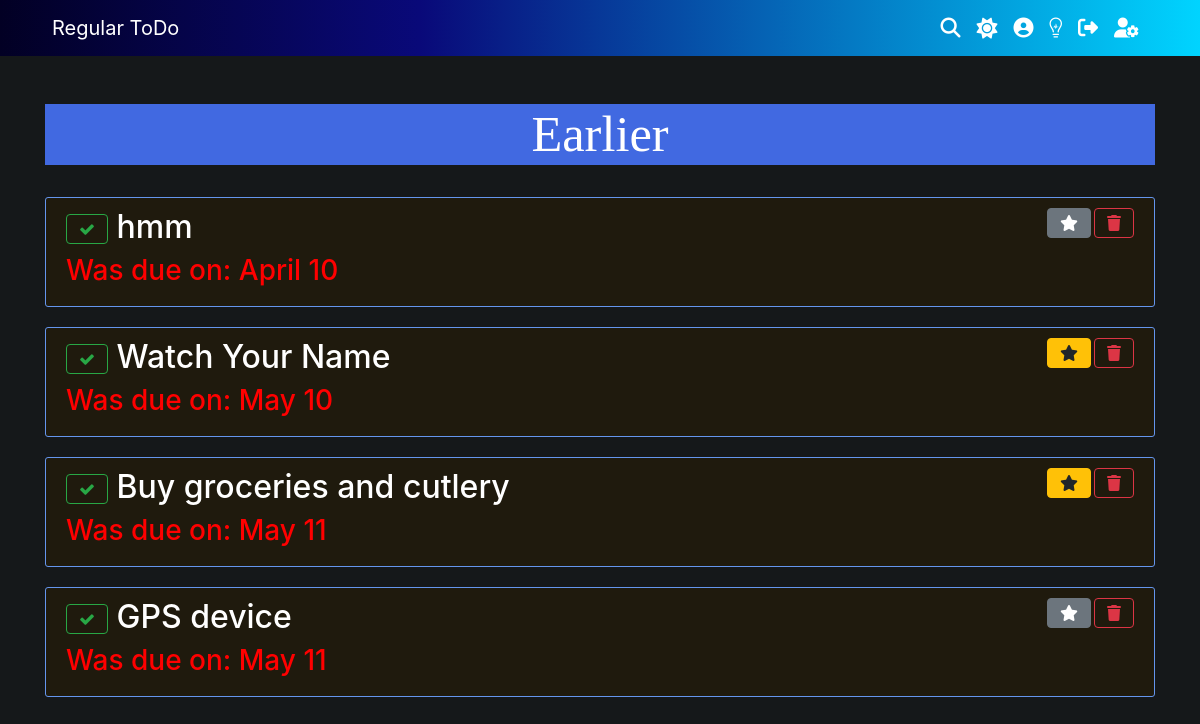
Page /todo/next_up/ (signed in) on the earlier database version.
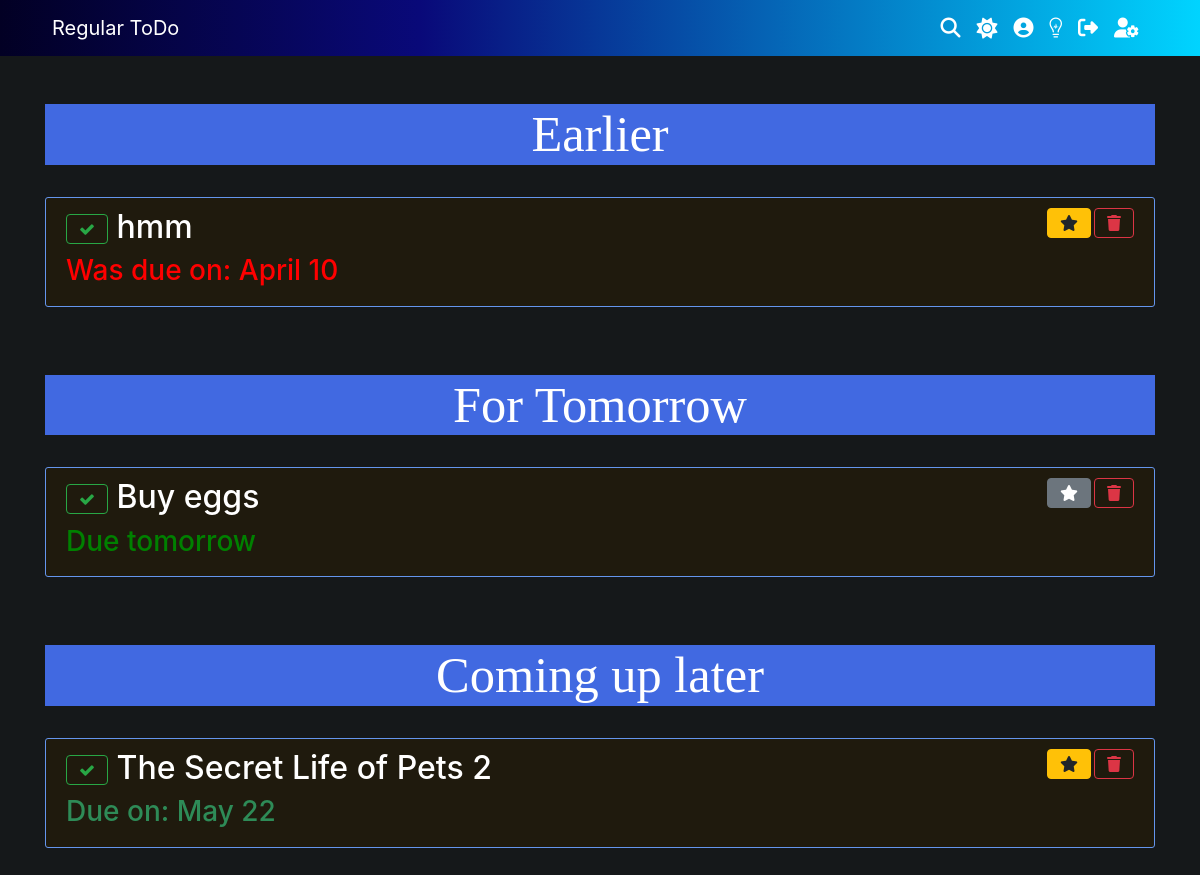
Same page on the later database version.
### ToDo/models.py (models this page shows, shortened)
class ToDo(models.Model):
    title = models.CharField(max_length=100)
    parent_list = models.ForeignKey(
        TaskList, on_delete=models.CASCADE, null=True)
    date_created = models.DateTimeField(default=timezone.now)
    creator = models.ForeignKey(User, on_delete=models.CASCADE)
    is_checked = models.BooleanField(default=False)
    due_date = models.DateTimeField(null=True, blank=True)
    due_date_color = models.CharField(max_length=100, null=True, blank=True)
    num_of_subtasks = models.IntegerField(default=0)
    date_completed = models.DateTimeField(null=True, blank=True)
    has_notes = models.BooleanField(default=False)
    important = models.BooleanField(default=False)

### ToDo/views.py (the view)
# urls.py: path('todo/next_up/', ToDoNextUpView.as_view(), name="todo-next-up"),
class ToDoNextUpView(LoginRequiredMixin, ListView):
    model = ToDo
    template_name = "ToDo/Next-Up Pages/next_up.html"
    ordering = ["-due_date"]
    context_object_name = "todos"
    def get_queryset(self):
        query_set = []
        for todo in ToDo.objects.filter(creator=self.request.user, is_checked=False):
            if todo.due_date is not None:
                query_set.append(todo)
        return query_set
    def get_context_data(self, **kwargs):
        context = super().get_context_data(**kwargs)
        today = datetime.datetime.now()
        tomorrow = today + datetime.timedelta(days=1)
        todos_earlier = []
        todos_today = []
        todos_tomorrow = []
        todos_later = []
        for todo in ToDo.objects.filter(creator=self.request.user, is_checked=False):
            if todo.due_date is not None:
                if todo.due_date.date() == today.date():
                    todos_today.append(todo)
                elif todo.due_date.date() == tomorrow.date():
                    todos_tomorrow.append(todo)
                elif todo.due_date.date() < today.date():
                    todos_earlier.append(todo)
                elif todo.due_date.date() > tomorrow.date():
                    todos_later.append(todo)
        context["todos_earlier"] = todos_earlier
        context["todos_today"] = todos_today
        context["todos_tomorrow"] = todos_tomorrow
        context["todos_later"] = todos_later
        return context

### ToDo/templates/ToDo/Next-Up Pages/next_up.html (shortened to what this page needs)
{% extends "ToDo/base.html" %}
{% block content %}
{% load crispy_forms_tags %}
{% if todos_earlier %}
    <center><h1 style="font-family: Cambria, Cochin, Georgia, Times, 'Times New Roman', serif; font-size: 5ch; background-color: royalblue;">Earlier</h1></center>
    <br>
    {% include "ToDo/Next-Up Pages/todos_earlier.html" with todos=todos_earlier %}
    <br><br>
{% endif %}
{% if todos_tomorrow %}
    <center><h1 style="font-family: Cambria, Cochin, Georgia, Times, 'Times New Roman', serif; font-size: 5ch; background-color: royalblue;">For Tomorrow</h1></center>
    <br>
    {% include "ToDo/Next-Up Pages/todos_tomorrow.html" with todos=todos_tomorrow %}
    <br><br>
{% endif %}
{% if todos_later %}
    <center><h1 style="font-family: Cambria, Cochin, Georgia, Times, 'Times New Roman', serif; font-size: 5ch; background-color: royalblue;">Coming up later</h1></center>
    <br>
    {% include "ToDo/Next-Up Pages/todos_later.html" with todos=todos_later %}
    <br><br>
{% endif %}
{% endblock content %}

### ToDo/templates/ToDo/Next-Up Pages/todos_earlier.html
{% extends "ToDo/Next-Up Pages/next_up_generic.html" %}
{% block due %}
<h3 style="color:red">
    Was due on: {{ todo.due_date|date:"F d" }}
</h3>
{% endblock due %}

### ToDo/templates/ToDo/Next-Up Pages/next_up_generic.html (shortened to what this page needs)
{% for todo in todos %}
    <article class="content-section" id="todo-item-{{ todo.pk }}">
        <div class="media-body full-content">
            <h2>
                <button onclick="toggleTodo({{ todo.pk }}, 'check', 'other')" class="btn btn-outline-success">
                    <i class="fa fa-check"></i>
                </button>
                <a id="todo-title-{{ todo.pk }}" style="overflow: hidden; text-overflow: ellipsis;" href="{% url 'todo-detailed' todo.title todo.pk %}"
                    class="article-title">
                    {{ todo.title }}
                </a>
                <button data-toggle="modal" data-target="#exampleModalCenter{{ todo.pk }}" style="float: right;"
                    class="btn btn-outline-danger">
                    <i class="fas fa-trash"></i>
                </button>
                {% if not todo.important %}
                    <button id="todo-important-{{ todo.pk }}" onclick="toggleImportant({{ todo.pk }}, 'mark')"
                        style="float: right; margin-right:3px" class="btn btn-secondary">
                        <i class="fas fa-star"></i>
                    </button>
                {% else %}
                    <button id="todo-important-{{ todo.pk }}" onclick="toggleImportant({{ todo.pk }}, 'unmark')"
                        style="float: right; margin-right:3px" class="btn btn-warning">
                        <i class="fas fa-star"></i>
                    </button>
                {% endif %}
            </h2>
            {% block due %}{% endblock %}
        </div>
    </article>
{% endfor %}

### ToDo/templates/ToDo/Next-Up Pages/todos_tomorrow.html
{% extends "ToDo/Next-Up Pages/next_up_generic.html" %}
{% block due %}
<h3 style="color:green">
    Due tomorrow
</h3>
{% endblock due %}

### ToDo/templates/ToDo/Next-Up Pages/todos_later.html
{% extends "ToDo/Next-Up Pages/next_up_generic.html" %}
{% block due %}
<h3 style="color:seagreen">
    Due on: {{ todo.due_date|date:"F d" }}
</h3>
{% endblock due %}

Differences in the rows shown:
no longer on this page (row edited): ToDo: title "Watch Your Name", due_date "May 10"
no longer on this page (row edited): ToDo: title "Buy groceries and cutlery", due_date "May 11"
no longer on this page (row edited): ToDo: title "GPS device", due_date "May 11"
changed ToDo "hmm": important False → True (drawn)
added ToDo: title "Buy eggs"
now on this page (row edited): ToDo: title "The Secret Life of Pets 2", due_date "May 22"
Other differences:
text now shown: "For Tomorrow Coming up later"
